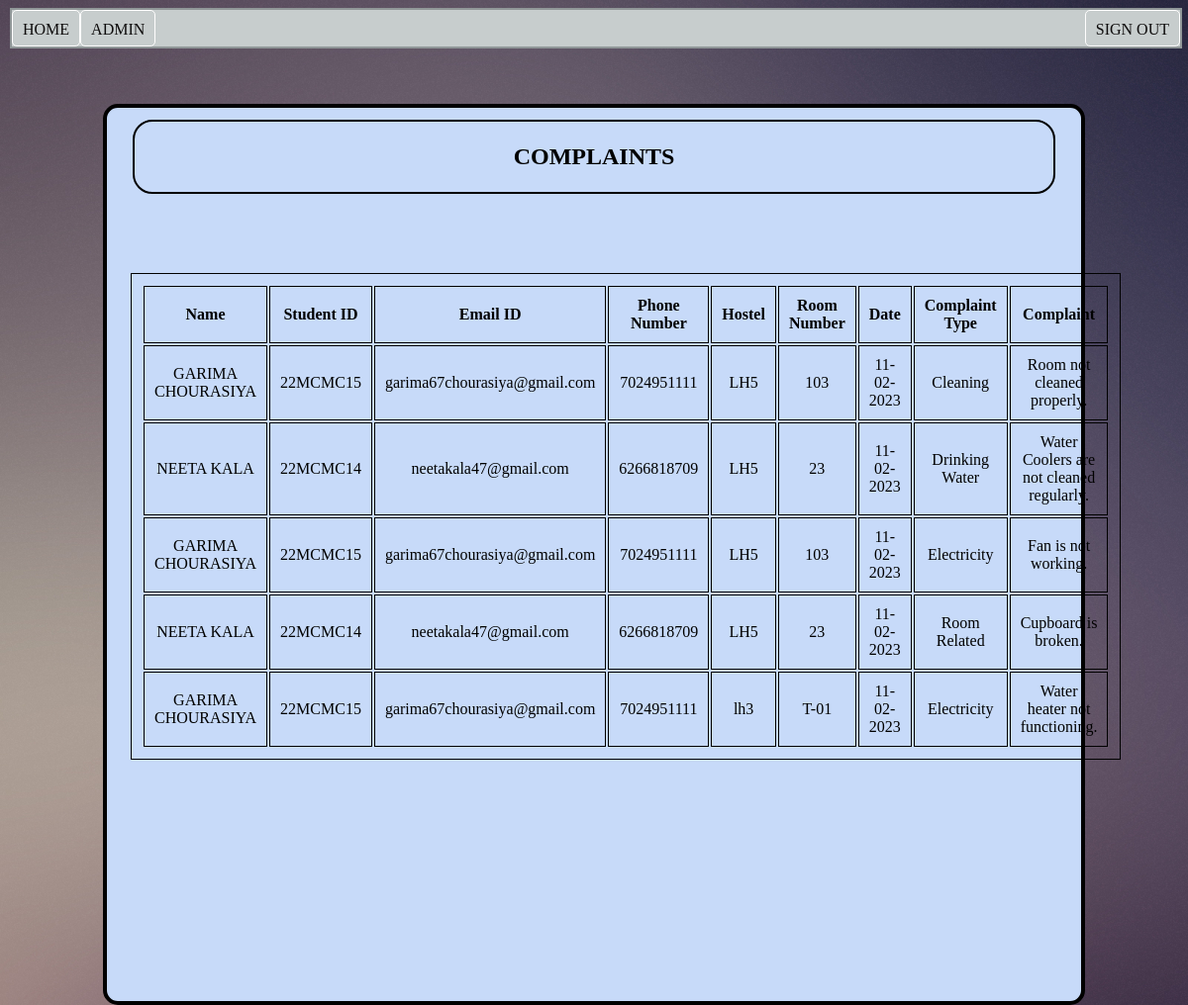
The app's page /admin_login.php with its own data.
### tables this page shows
CREATE TABLE `hostel_guide` (
  `Name` varchar(35) NOT NULL,
  `Student_id` varchar(15) NOT NULL,
  `Email` varchar(55) NOT NULL,
  `Password` varchar(10) NOT NULL,
  `Phone Number` char(10) NOT NULL,
  `Hostel` varchar(10) NOT NULL,
  `Room number` varchar(10) NOT NULL,
  `Date` varchar(10) NOT NULL,
  `Complaint type` varchar(20) NOT NULL,
  `Complaint` varchar(1000) NOT NULL
);

### admin_login.php (the view, shortened to what this page needs)
<?php
include("connection.php");
?>
<html>
    <head>
		<link rel="stylesheet" href="raise.css?v=<?php echo time(); ?>">
    </head>
<body>
<div class="topnav">
    <a href="home.php">HOME</a>
    <a href="admin.php">ADMIN</a>
    <a href="home.php" style="float:right">SIGN OUT</a>
  </div><br><br>
<div>
    <br>
<div id="block1">
    <div id="insidebox1">
       <h2>COMPLAINTS</h2>
    </div>
	<?php
	$query="select * from Hostel_guide";
	$result=mysqli_query($con,$query);
	?>
	<table>
		<tr>
			<th>Name</th>
			<th>Student ID</th>
			<th>Email ID</th>
			<th>Phone Number</th>
            <th>Hostel</th>
            <th>Room Number</th>
            <th>Date</th>
            <th>Complaint Type</th>
            <th>Complaint</th>
		</tr>
		<?php
		while($rows=$result->fetch_assoc())
		{
			if($rows['Student_id']!='Admin') {
		?>
		<tr>
        <td>
            <?php echo $rows['Name'];?></td>
			<td><?php echo $rows['Student_id'];?></td>
			<td><?php echo $rows['Email'];?></td>
			<td><?php echo $rows['Phone Number'];?></td>
			<td><?php echo $rows['Hostel'];?></td>
            <td><?php echo $rows['Room number'];?></td>
            <td><?php echo $rows['Date'];?></td>
            <td><?php echo $rows['Complaint type'];?></td>
            <td><?php echo $rows['Complaint'];?></td>
		</tr>
		<?php
			}
		}
		?>
	</table>
    </div>
    </body>
</html>

### raise.css (style rules this page uses)
body { margin: 8px 10px 8px 10px; background-image: url("bg.jpg") ; height: 100%; }
#block1 { background-color: rgb(199, 218, 249); border:4px solid black; border-radius: 15px; padding: 1% 2% 20% 2%; margin:2px 8% 15% 8%; }
#insidebox1,#insidebox2 { text-align: center; border:2px solid black; border-radius: 20px; margin: 0px 2px 80px 2px; padding: 2px 5px 2px 5px; }
.topnav { width: 100%; overflow: hidden; background-color: rgb(199, 205, 205); border: 2px solid rgb(144, 151, 152); }
.topnav a { float: left; display: block; color: #0f0d0d; text-align: center; padding: 10px 10px; height:15px; border: 1.2px solid rgb(255, 254, 254); border-radius: 5px; text-decoration: none; }
table { align-items: center; text-align: center; margin:8; }
table,td,th { border: 1px solid black ; margin-left: auto; margin-right: auto; padding:10px; }

### records on screen
hostel_guide: Name "GARIMA CHOURASIYA", Student "22MCMC15", Email "garima67chourasiya@gmail.com", Phone Number "7024951111", Hostel "LH5", Room number "103", Date "11-02-2023", Complaint type "Cleaning", Complaint "Room not cleaned properly."
hostel_guide: Name "NEETA KALA", Student "22MCMC14", Email "neetakala47@gmail.com", Phone Number "6266818709", Hostel "LH5", Room number "23", Date "11-02-2023", Complaint type "Drinking Water", Complaint "Water Coolers are not cleaned regularly."
hostel_guide: Name "GARIMA CHOURASIYA", Student "22MCMC15", Email "garima67chourasiya@gmail.com", Phone Number "7024951111", Hostel "LH5", Room number "103", Date "11-02-2023", Complaint type "Electricity", Complaint "Fan is not working."
hostel_guide: Name "NEETA KALA", Student "22MCMC14", Email "neetakala47@gmail.com", Phone Number "6266818709", Hostel "LH5", Room number "23", Date "11-02-2023", Complaint type "Room Related", Complaint "Cupboard is broken."
hostel_guide: Name "GARIMA CHOURASIYA", Student "22MCMC15", Email "garima67chourasiya@gmail.com", Phone Number "7024951111", Hostel "lh3", Room number "T-01", Date "11-02-2023", Complaint type "Electricity", Complaint "Water heater not functioning."
